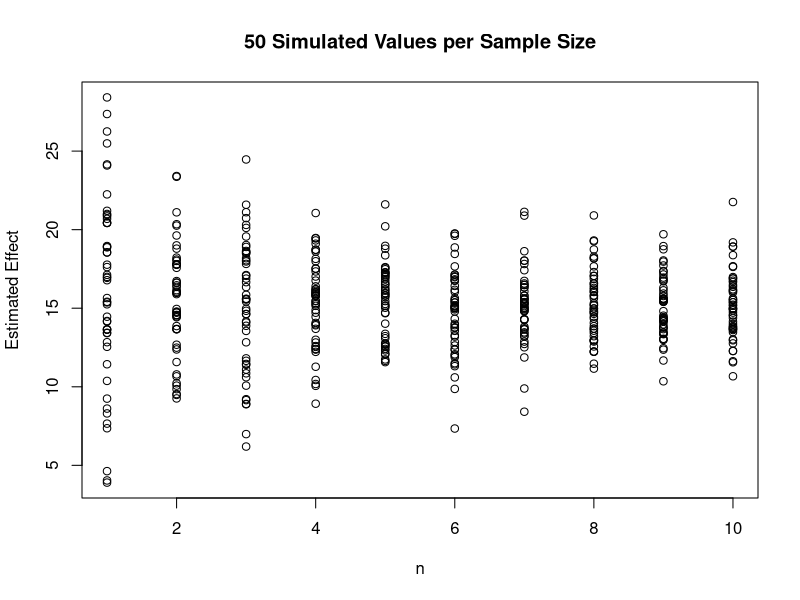
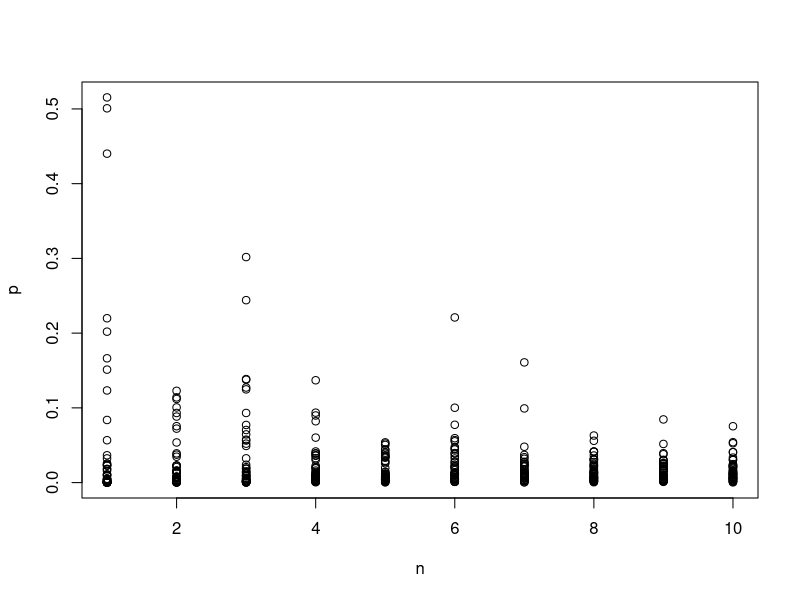
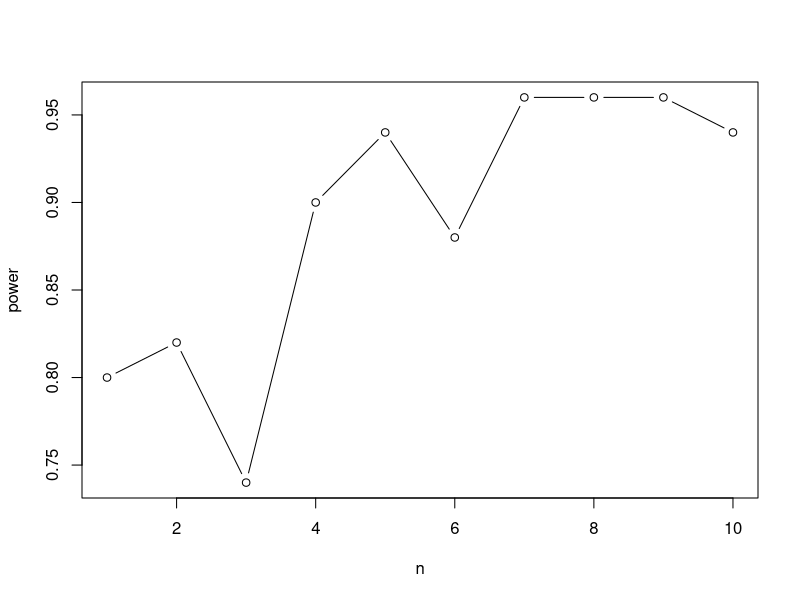

R code for these plots, in order:

## @knitr start
##First I need to simulate a number of samples
set.seed(09262012)


#my sample size vector
n<-rep(1:10, 50) 

#the Standard Deviation for the whole simulation
simSD<-6 
meanEffect<-15

## @knitr createSims
#a For loop to simulate the experiments where we get means
vec<-rep(NA, length(n))

for(i in 1:length(n)){
  
  #ok, for each simulation, calculate the mean of a bunch of random 
  # variables drawn from a population
  vec[i]<-mean(rnorm(n[i], mean=meanEffect, sd=simSD))

}

## @knitr plotSims
#plot the result
plot(vec ~ n, ylab="Estimated Effect", 
     main="50 Simulated Values per Sample Size")

## @knitr calculateP
##
# Now, calculate the p value for each mean.
# We're using abs and lower.tail=F to deal with both 
# positive and negative values. Note, the mean of 
# the null distribution is 0, and this is a 2-tailed test
pvec<-pnorm(abs(vec), sd=simSD, lower.tail=FALSE)*2

## @knitr plotP
#plot the p values
plot(pvec ~ n, ylab="p")

## @knitr powerLoop
##
# Now let's look at how sample size influences power

#first, we need a blank vector of power values
power<-rep(NA, max(n))

#now loop over all possible sample sizes
for( i in 1:( max(n) ) ){
  
  # pull out the relevant p values based on their 
  # matching up with the sample size we're interested 
  # in using indices derived from the vector of sample 
  # sizes
  subPvec <- pvec[which(n==i)]
  
  #ok, now that we have all of the p values, see what fraction of
  #simulations contained a type II error.  1-p(error) = power
  power[i] <- 1 - sum(subPvec > 0.05) / length(subPvec)
}

## @knitr plotPower
#plot the relationship between sample size and power
plot(power ~ I(1:10), xlab="n", ylab="power", type="b")